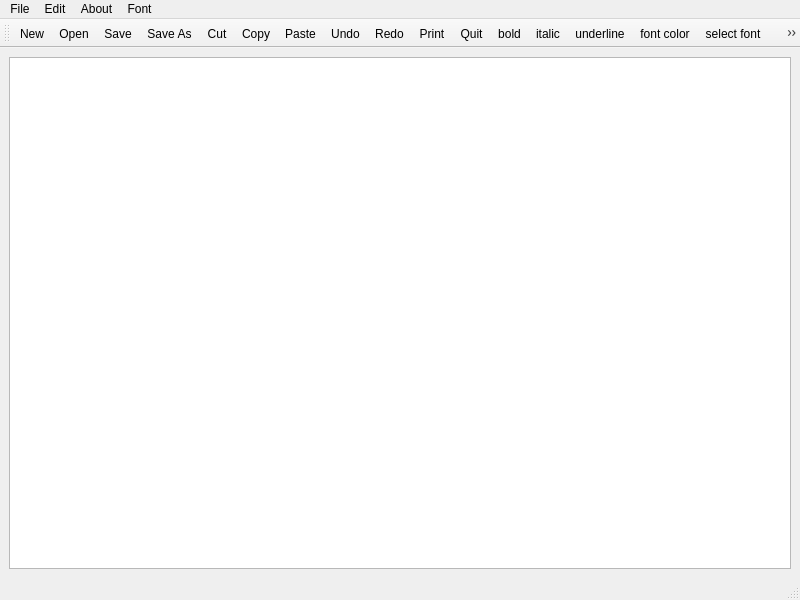
<?xml version="1.0" encoding="UTF-8"?>
<ui version="4.0">
 <class>MainWindow</class>
 <widget class="QMainWindow" name="MainWindow">
  <property name="geometry">
   <rect>
    <x>0</x>
    <y>0</y>
    <width>800</width>
    <height>600</height>
   </rect>
  </property>
  <property name="windowTitle">
   <string>MainWindow</string>
  </property>
  <widget class="QWidget" name="centralwidget">
   <layout class="QHBoxLayout" name="horizontalLayout">
    <item>
     <widget class="QTextEdit" name="textEdit"/>
    </item>
   </layout>
  </widget>
  <widget class="QMenuBar" name="menubar">
   <property name="geometry">
    <rect>
     <x>0</x>
     <y>0</y>
     <width>800</width>
     <height>26</height>
    </rect>
   </property>
   <widget class="QMenu" name="menuFile">
    <property name="title">
     <string>File</string>
    </property>
    <addaction name="actionNew"/>
    <addaction name="actionOpen"/>
    <addaction name="separator"/>
    <addaction name="actionSave"/>
    <addaction name="actionSave_As"/>
   </widget>
   <widget class="QMenu" name="menuEdit">
    <property name="title">
     <string>Edit</string>
    </property>
    <addaction name="actionCut"/>
    <addaction name="actionCopy"/>
    <addaction name="actionPaste"/>
    <addaction name="actionUndo"/>
    <addaction name="actionRedo"/>
    <addaction name="actionPrint"/>
    <addaction name="actionQuit"/>
   </widget>
   <widget class="QMenu" name="menuAbout">
    <property name="title">
     <string>About</string>
    </property>
    <addaction name="actionAbout_Ot"/>
   </widget>
   <widget class="QMenu" name="menuFont">
    <property name="title">
     <string>Font</string>
    </property>
    <addaction name="actionselect_font"/>
    <addaction name="actionbold"/>
    <addaction name="actionitalic"/>
    <addaction name="actionunderline"/>
    <addaction name="actionfont_color"/>
    <addaction name="actionfont_background_color"/>
   </widget>
   <addaction name="menuFile"/>
   <addaction name="menuEdit"/>
   <addaction name="menuAbout"/>
   <addaction name="menuFont"/>
  </widget>
  <widget class="QStatusBar" name="statusbar"/>
  <widget class="QToolBar" name="toolBar">
   <property name="windowTitle">
    <string>toolBar</string>
   </property>
   <attribute name="toolBarArea">
    <enum>TopToolBarArea</enum>
   </attribute>
   <attribute name="toolBarBreak">
    <bool>false</bool>
   </attribute>
   <addaction name="actionNew"/>
   <addaction name="actionOpen"/>
   <addaction name="actionSave"/>
   <addaction name="actionSave_As"/>
   <addaction name="actionCut"/>
   <addaction name="actionCopy"/>
   <addaction name="actionPaste"/>
   <addaction name="actionUndo"/>
   <addaction name="actionRedo"/>
   <addaction name="actionPrint"/>
   <addaction name="actionQuit"/>
   <addaction name="actionbold"/>
   <addaction name="actionitalic"/>
   <addaction name="actionunderline"/>
   <addaction name="actionfont_color"/>
   <addaction name="actionselect_font"/>
   <addaction name="actionfont_background_color"/>
  </widget>
  <action name="actionNew">
   <property name="icon">
    <iconset resource="resource.qrc">
     <normaloff>:/icons/icons/new.png</normaloff>:/icons/icons/new.png</iconset>
   </property>
   <property name="text">
    <string>New</string>
   </property>
  </action>
  <action name="actionOpen">
   <property name="icon">
    <iconset resource="resource.qrc">
     <normaloff>:/icons/icons/open.png</normaloff>:/icons/icons/open.png</iconset>
   </property>
   <property name="text">
    <string>Open</string>
   </property>
  </action>
  <action name="actionSave">
   <property name="icon">
    <iconset resource="resource.qrc">
     <normaloff>:/icons/icons/save.png</normaloff>:/icons/icons/save.png</iconset>
   </property>
   <property name="text">
    <string>Save</string>
   </property>
  </action>
  <action name="actionSave_As">
   <property name="icon">
    <iconset resource="resource.qrc">
     <normaloff>:/icons/icons/save-as.png</normaloff>:/icons/icons/save-as.png</iconset>
   </property>
   <property name="text">
    <string>Save As</string>
   </property>
  </action>
  <action name="actionCut">
   <property name="icon">
    <iconset resource="resource.qrc">
     <normaloff>:/icons/icons/scissors.png</normaloff>:/icons/icons/scissors.png</iconset>
   </property>
   <property name="text">
    <string>Cut</string>
   </property>
  </action>
  <action name="actionCopy">
   <property name="icon">
    <iconset resource="resource.qrc">
     <normaloff>:/icons/icons/copy.png</normaloff>:/icons/icons/copy.png</iconset>
   </property>
   <property name="text">
    <string>Copy</string>
   </property>
  </action>
  <action name="actionPaste">
   <property name="icon">
    <iconset resource="resource.qrc">
     <normaloff>:/icons/icons/paste.png</normaloff>:/icons/icons/paste.png</iconset>
   </property>
   <property name="text">
    <string>Paste</string>
   </property>
  </action>
  <action name="actionUndo">
   <property name="icon">
    <iconset resource="resource.qrc">
     <normaloff>:/icons/icons/undo.png</normaloff>:/icons/icons/undo.png</iconset>
   </property>
   <property name="text">
    <string>Undo</string>
   </property>
  </action>
  <action name="actionRedo">
   <property name="icon">
    <iconset resource="resource.qrc">
     <normaloff>:/icons/icons/redo.png</normaloff>:/icons/icons/redo.png</iconset>
   </property>
   <property name="text">
    <string>Redo</string>
   </property>
  </action>
  <action name="actionPrint">
   <property name="icon">
    <iconset resource="resource.qrc">
     <normaloff>:/icons/icons/print.png</normaloff>:/icons/icons/print.png</iconset>
   </property>
   <property name="text">
    <string>Print</string>
   </property>
  </action>
  <action name="actionQuit">
   <property name="icon">
    <iconset resource="resource.qrc">
     <normaloff>:/icons/icons/close.png</normaloff>:/icons/icons/close.png</iconset>
   </property>
   <property name="text">
    <string>Quit</string>
   </property>
  </action>
  <action name="actionselect_font">
   <property name="icon">
    <iconset resource="resource.qrc">
     <normaloff>:/icons/icons/font.png</normaloff>:/icons/icons/font.png</iconset>
   </property>
   <property name="text">
    <string>select font</string>
   </property>
  </action>
  <action name="actionbold">
   <property name="icon">
    <iconset resource="resource.qrc">
     <normaloff>:/icons/icons/bold_text.png</normaloff>:/icons/icons/bold_text.png</iconset>
   </property>
   <property name="text">
    <string>bold</string>
   </property>
  </action>
  <action name="actionitalic">
   <property name="icon">
    <iconset resource="resource.qrc">
     <normaloff>:/icons/icons/italic-text.png</normaloff>:/icons/icons/italic-text.png</iconset>
   </property>
   <property name="text">
    <string>italic</string>
   </property>
  </action>
  <action name="actionunderline">
   <property name="icon">
    <iconset resource="resource.qrc">
     <normaloff>:/icons/icons/underline.png</normaloff>:/icons/icons/underline.png</iconset>
   </property>
   <property name="text">
    <string>underline</string>
   </property>
  </action>
  <action name="actionfont_color">
   <property name="icon">
    <iconset resource="resource.qrc">
     <normaloff>:/icons/icons/font-color.png</normaloff>:/icons/icons/font-color.png</iconset>
   </property>
   <property name="text">
    <string>font color</string>
   </property>
  </action>
  <action name="actionfont_background_color">
   <property name="icon">
    <iconset resource="resource.qrc">
     <normaloff>:/icons/icons/text-background-color.png</normaloff>:/icons/icons/text-background-color.png</iconset>
   </property>
   <property name="text">
    <string>font background color</string>
   </property>
  </action>
  <action name="actionAbout_Ot">
   <property name="icon">
    <iconset resource="resource.qrc">
     <normaloff>:/icons/icons/about.png</normaloff>:/icons/icons/about.png</iconset>
   </property>
   <property name="text">
    <string>About Qt</string>
   </property>
  </action>
 </widget>
 <resources>
  <include location="resource.qrc"/>
 </resources>
 <connections/>
</ui>
